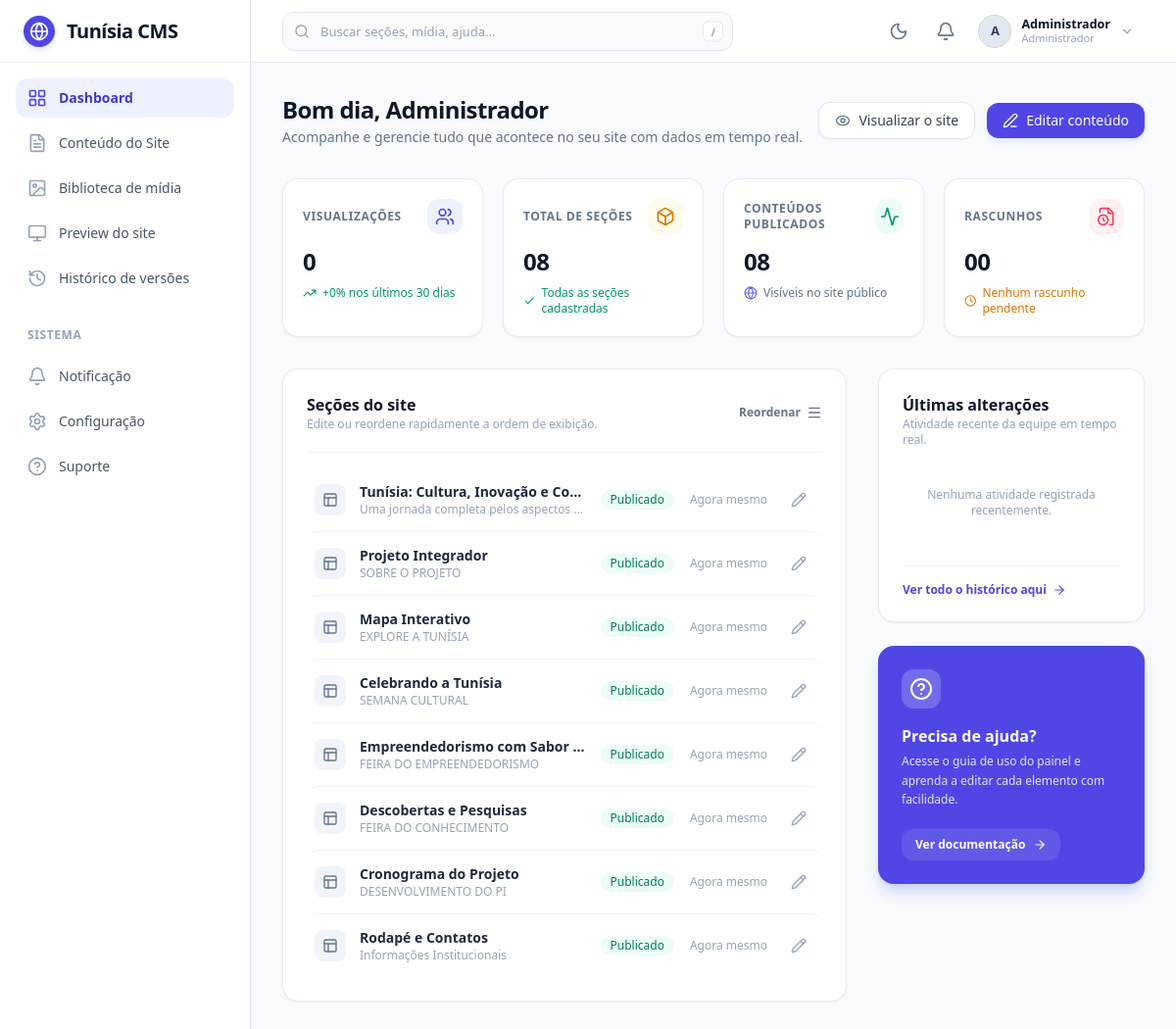
Page /admin/dashboard.php (signed in) on the committed database.
### tables this page shows
CREATE TABLE IF NOT EXISTS `users` (
  `id` INT UNSIGNED AUTO_INCREMENT PRIMARY KEY,
  `name` VARCHAR(100) NOT NULL,
  `email` VARCHAR(150) NOT NULL UNIQUE,
  `password` VARCHAR(255) NOT NULL,
  `role` ENUM('admin', 'editor') NOT NULL DEFAULT 'editor',
  `avatar` VARCHAR(255) NULL,
  `status` ENUM('active', 'inactive') NOT NULL DEFAULT 'active',
  `created_at` DATETIME NOT NULL DEFAULT CURRENT_TIMESTAMP,
  `updated_at` DATETIME NOT NULL DEFAULT CURRENT_TIMESTAMP ON UPDATE CURRENT_TIMESTAMP
);

CREATE TABLE IF NOT EXISTS `sections` (
  `id` INT UNSIGNED AUTO_INCREMENT PRIMARY KEY,
  `identifier` VARCHAR(60) NOT NULL UNIQUE,
  `title` VARCHAR(150) NOT NULL,
  `subtitle` VARCHAR(255) NULL,
  `badge` VARCHAR(100) NULL,
  `description` TEXT NULL,
  `primary_btn_text` VARCHAR(80) NULL,
  `primary_btn_link` VARCHAR(255) NULL,
  `secondary_btn_text` VARCHAR(80) NULL,
  `secondary_btn_link` VARCHAR(255) NULL,
  `image_path` VARCHAR(255) NULL,
  `video_path` VARCHAR(255) NULL,
  `display_order` INT NOT NULL DEFAULT 0,
  `status` ENUM('published', 'draft') NOT NULL DEFAULT 'published',
  `is_visible` TINYINT(1) NOT NULL DEFAULT 1,
  `custom_data` LONGTEXT NULL,
  `draft_data` LONGTEXT NULL,
  `publish_at` DATETIME NULL DEFAULT NULL,
  `style_data` LONGTEXT NULL,
  `locked_by` INT UNSIGNED DEFAULT NULL,
  `locked_at` DATETIME DEFAULT NULL,
  `updated_at` DATETIME NOT NULL DEFAULT CURRENT_TIMESTAMP ON UPDATE CURRENT_TIMESTAMP,
  CONSTRAINT `fk_sections_locked_user` FOREIGN KEY (`locked_by`) REFERENCES `users` (`id`) ON DELETE SET NULL
);

### admin/dashboard.php (the view, shortened to what the rows shown need)
<?php
require_once __DIR__ . '/../includes/functions.php';
require_once __DIR__ . '/../includes/admin_header.php';
$pdo = getPDO();
$sectionsList = [];
if ($pdo) {
    try {
        $stmt = $pdo->query("SELECT * FROM sections ORDER BY display_order ASC");
        $sectionsList = $stmt->fetchAll(PDO::FETCH_ASSOC);
    } catch (Exception $e) {
        error_log("Dashboard query error: " . $e->getMessage());
    }
}
?>
<div class="flex flex-col md:flex-row md:items-center justify-between gap-4 mb-8">
    <div>
        <h1 class="text-xl sm:text-2xl font-bold text-slate-900 tracking-tight">Bom dia, <?= e($currentUser['name'] ?? 'Admin') ?></h1>
        <p class="text-sm text-slate-500 mt-0.5">Acompanhe e gerencie tudo que acontece no seu site com dados em tempo real.</p>
    </div>
</div>
<div class="grid grid-cols-1 lg:grid-cols-3 gap-6 lg:gap-8">
    <div class="lg:col-span-2 min-w-0 bg-white rounded-2xl p-4 sm:p-6 border border-slate-200/80 shadow-sm">
        <div class="flex items-center justify-between pb-5 border-b border-slate-100 mb-4">
            <div>
                <h2 class="text-base font-bold text-slate-900">Seções do site</h2>
            </div>
        </div>
        <div id="dashSectionsList" class="divide-y divide-slate-100">
            <?php foreach ($sectionsList as $sec): ?>
                <div data-id="<?= (int)$sec['id'] ?>" class="dash-section-item py-3.5 flex items-center justify-between gap-4 hover:bg-slate-50/70 px-2 rounded-xl transition">
                    <div class="flex items-center gap-3.5 min-w-0">
                        <div class="w-8 h-8 rounded-lg bg-slate-100 flex items-center justify-center text-slate-500 shrink-0">
                            <i data-lucide="layout" class="w-4 h-4"></i>
                        </div>
                        <div class="min-w-0">
                            <h3 class="text-sm font-semibold text-slate-800 truncate"><?= e($sec['title']) ?></h3>
                            <p class="text-xs text-slate-400 truncate"><?= e($sec['subtitle'] ?? 'Seção do site público') ?></p>
                        </div>
                    </div>
                    <div class="flex items-center gap-2 sm:gap-4 shrink-0">
                        <?php if (($sec['status'] ?? 'published') === 'published'): ?>
                            <span class="inline-flex items-center px-2.5 py-0.5 rounded-full text-xs font-medium bg-emerald-50 text-emerald-700">
                                Publicado
                            </span>
                        <?php else: ?>
                            <span class="inline-flex items-center px-2.5 py-0.5 rounded-full text-xs font-medium bg-amber-50 text-amber-700">
                                Rascunho
                            </span>
                        <?php endif; ?>
                        <span class="text-xs text-slate-400 hidden sm:inline" title="<?= e(date('d/m/Y H:i', strtotime($sec['updated_at'] ?? 'now'))) ?>">
                            <?= timeAgo($sec['updated_at'] ?? date('Y-m-d H:i:s')) ?>
                        </span>
                        <a href="<?= ADMIN_URL ?>/editor.php?id=<?= $sec['id'] ?>" class="w-8 h-8 rounded-lg hover:bg-slate-100 text-slate-400 hover:text-indigo-600 flex items-center justify-center transition" title="Editar">
                            <i data-lucide="pencil" class="w-4 h-4"></i>
                        </a>
                    </div>
                </div>
            <?php endforeach; ?>
        </div>
    </div>
    <div class="space-y-6">
        <div class="bg-white rounded-2xl p-6 border border-slate-200/80 shadow-sm">
            <div class="mb-4">
                <h2 class="text-base font-bold text-slate-900">Últimas alterações</h2>
            </div>
        </div>
    </div>
</div>
<?php require_once __DIR__ . '/../includes/admin_footer.php'; ?>

### includes/admin_header.php (shortened to what the rows shown need)
<?php
require_once __DIR__ . '/../includes/functions.php';
$pdo = getPDO();
$currentUser = getCurrentUser();
if ($pdo && !empty($currentUser['id'])) {
    $stmtU = $pdo->prepare("SELECT id, name, email, role, avatar FROM users WHERE id = ? LIMIT 1");
    $stmtU->execute([$currentUser['id']]);
    $uData = $stmtU->fetch(PDO::FETCH_ASSOC);
    if ($uData) {
        $currentUser = $_SESSION['user'];
    }
}
?>
<!DOCTYPE html>
<html lang="pt-BR" class="h-full bg-slate-50">
<head>
    <link rel="stylesheet" href="<?= SITE_URL ?>/assets/css/app.css?v=<?= assetVersion('assets/css/app.css') ?>">
</head>
<body class="h-full flex flex-col font-sans antialiased text-slate-800 bg-slate-100">
<div class="flex h-screen overflow-hidden">
    <div class="flex-1 flex flex-col min-w-0 overflow-hidden bg-slate-50">
        <header class="hd-bar">
            <div class="hd-actions">
                <?php
                    $avatarUrl = !empty($currentUser['avatar']) ? SITE_URL . '/' . ltrim($currentUser['avatar'], '/') : '';
                    $userInitial = strtoupper(mb_substr($currentUser['name'] ?? 'A', 0, 1));
                    $roleLabel = ($currentUser['role'] ?? '') === 'admin' ? 'Administrador' : 'Editor';
                ?>
                <div class="hd-pop-wrap" id="profileDropdownContainer">
                    <button type="button" id="profileDropdownBtn" class="hd-profile-btn" aria-haspopup="true" aria-expanded="false" aria-controls="profileDropdownMenu" aria-label="Menu da conta de <?= e($currentUser['name'] ?? 'Admin') ?>">
                        <span class="hd-avatar"><?php if ($avatarUrl): ?><img src="<?= e($avatarUrl) ?>" alt=""><?php else: ?><?= e($userInitial) ?><?php endif; ?></span>
                        <span class="hd-profile-meta">
                            <b><?= e($currentUser['name'] ?? 'Admin') ?></b>
                            <small><?= e($roleLabel) ?></small>
                        </span>
                        <i data-lucide="chevron-down" class="hd-chev"></i>
                    </button>
                </div>
            </div>
        </header>
        <main class="adm-main flex-1 overflow-y-auto custom-scrollbar">

### rows in the picture
users: name "A", name "Administrador", role "Administrador"
sections: title "Tunísia: Cultura, Inovação e Co…", subtitle "Uma jornada completa pelos aspectos…", status "Publicado"
sections: title "Projeto Integrador", subtitle "SOBRE O PROJETO", status "Publicado"
sections: title "Mapa Interativo", subtitle "EXPLORE A TUNÍSIA", status "Publicado"
sections: title "Celebrando a Tunísia", subtitle "SEMANA CULTURAL", status "Publicado"
sections: title "Empreendedorismo com Sabor…", subtitle "FEIRA DO EMPREENDEDORISMO", status "Publicado"
sections: title "Descobertas e Pesquisas", subtitle "FEIRA DO CONHECIMENTO", status "Publicado"
sections: title "Cronograma do Projeto", subtitle "DESENVOLVIMENTO DO PI", status "Publicado"
sections: title "Rodapé e Contatos", subtitle "Informações Institucionais", status "Publicado"

### other values in the picture
$totalViews30d "0"
$viewsDiffPercent "0"
$totalSections "08"
$publishedCount "08"
$draftCount "00"
